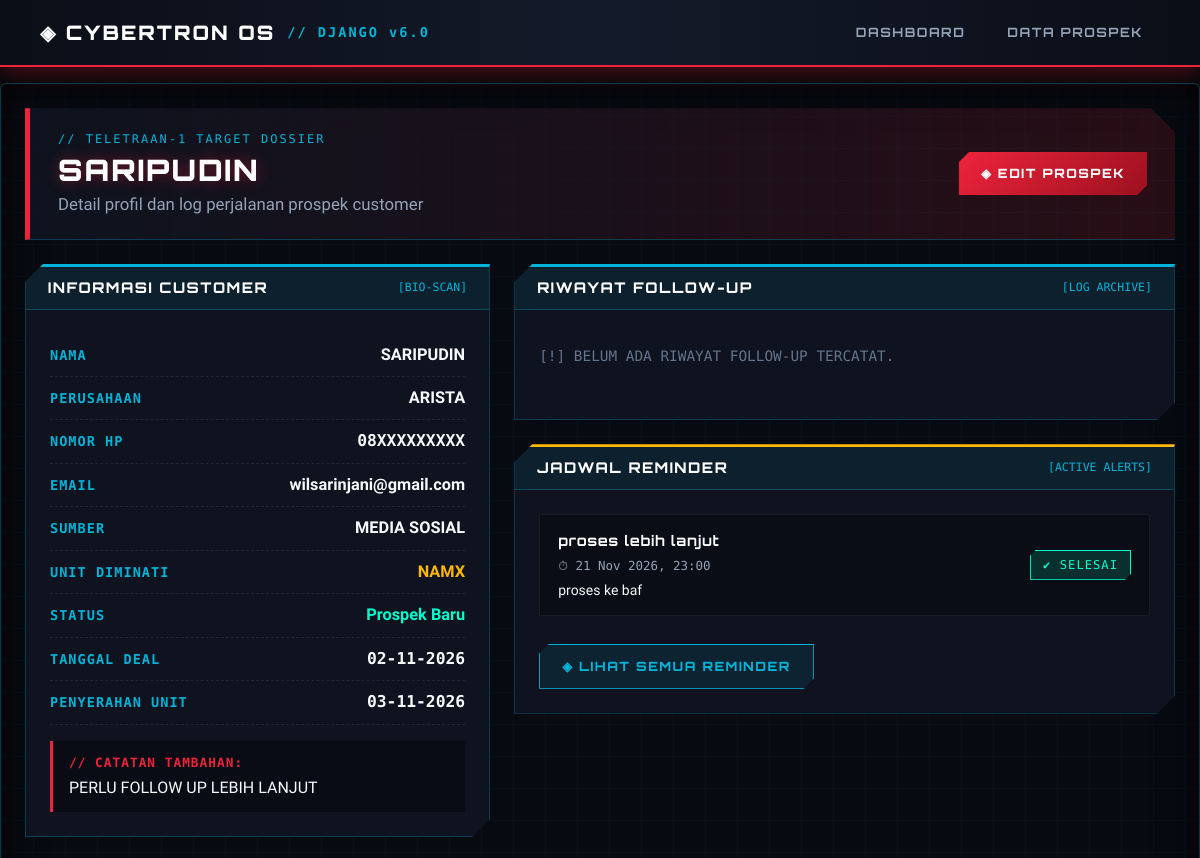
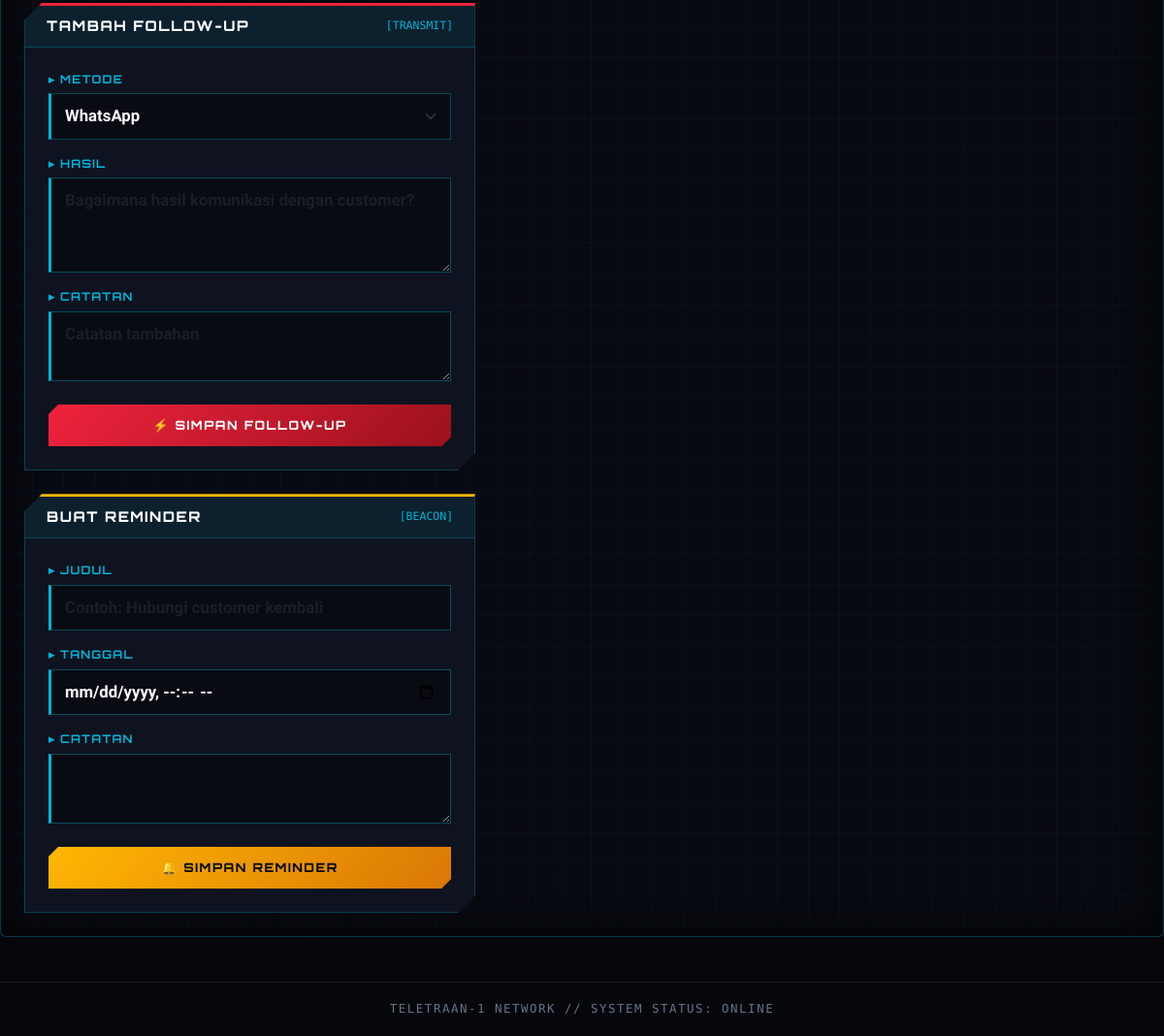
The app's page /prospek/detail/1/ with its own data (2 pictures, top to bottom).
### prospek/models.py (models this page shows, shortened)
class Prospek(models.Model):
    STATUS_CHOICES = [
        ('Baru', 'Prospek Baru'),
        ('Dihubungi', 'Sudah Dihubungi'),
        ('Follow Up', 'Follow Up'),
        ('Potensial', 'Potensial'),
        ('Negosiasi', 'Negosiasi'),
        ('Deal', 'Deal'),
        ('Unit Diproses', 'Unit Diproses'),
        ('Diserahkan', 'Unit Diserahkan'),
        ('Tidak Berhasil', 'Tidak Berhasil'),
    ]
    nama = models.CharField(max_length=150)
    perusahaan = models.CharField(max_length=150, blank=True)
    nomor_hp = models.CharField(max_length=20, blank=True)
    email = models.EmailField(blank=True)
    sumber = models.CharField(max_length=100, blank=True)
    unit_diminati = models.CharField(
        max_length=150,
        blank=True,
        verbose_name='Unit yang diminati'
    )
    status = models.CharField(
        max_length=30,
        choices=STATUS_CHOICES,
        default='Baru'
    )
    catatan = models.TextField(blank=True)
    tanggal_deal = models.DateField(
        null=True,
        blank=True
    )
    tanggal_penyerahan = models.DateField(
        null=True,
        blank=True
    )
    created_at = models.DateTimeField(auto_now_add=True)
    updated_at = models.DateTimeField(auto_now=True)
    class Meta:
        ordering = ['-created_at']

class Reminder(models.Model):
    prospek = models.ForeignKey(
        Prospek,
        on_delete=models.CASCADE,
        related_name='reminders'
    )
    judul = models.CharField(max_length=150)
    tanggal = models.DateTimeField()
    catatan = models.TextField(blank=True)
    selesai = models.BooleanField(default=False)
    dibuat_pada = models.DateTimeField(auto_now_add=True)
    class Meta:
        ordering = ['tanggal']

### prospek/views.py (the view, shortened to what this page needs)
# urls.py: path('detail/<int:id>/', views.detail, name='detail'),
def detail(request, id):
    prospek = get_object_or_404(Prospek, id=id)
    riwayat = prospek.riwayat_followup.all()
    reminders = prospek.reminders.all()
    followup_form = FollowUpForm()
    reminder_form = ReminderForm()
    return render(request, 'prospek/detail.html', {
        'prospek': prospek,
        'riwayat': riwayat,
        'reminders': reminders,
        'followup_form': followup_form,
        'reminder_form': reminder_form,
    })

### prospek/forms.py
class FollowUpForm(forms.ModelForm):
    class Meta:
        model = FollowUp
        fields = ['metode', 'hasil', 'catatan']
        widgets = {
            'metode': forms.Select(attrs={
                'class': 'form-select'
            }),
            'hasil': forms.Textarea(attrs={
                'class': 'form-control',
                'rows': 3,
                'placeholder': 'Bagaimana hasil komunikasi dengan customer?'
            }),
            'catatan': forms.Textarea(attrs={
                'class': 'form-control',
                'rows': 2,
                'placeholder': 'Catatan tambahan'
            }),
        }

class ReminderForm(forms.ModelForm):
    tanggal = forms.DateTimeField(
        input_formats=['%Y-%m-%dT%H:%M'],
        widget=forms.DateTimeInput(
            attrs={
                'class': 'form-control',
                'type': 'datetime-local'
            },
            format='%Y-%m-%dT%H:%M'
        )
    )
    class Meta:
        model = Reminder
        fields = ['judul', 'tanggal', 'catatan']
        widgets = {
            'judul': forms.TextInput(attrs={
                'class': 'form-control',
                'placeholder': 'Contoh: Hubungi customer kembali'
            }),
            'catatan': forms.Textarea(attrs={
                'class': 'form-control',
                'rows': 2
            }),
        }

### templates/prospek/detail.html (shortened to what this page needs)
{% extends 'base.html' %}
{% block content %}
<div class="container-fluid py-4 px-4 cyber-detail-wrapper">
    <div class="d-flex flex-wrap justify-content-between align-items-center gap-3 mb-4 cyber-dossier-header">
        <div>
            <span class="cyber-tag">// TELETRAAN-1 TARGET DOSSIER</span>
            <h2>{{ prospek.nama }}</h2>
            <p>Detail profil dan log perjalanan prospek customer</p>
        </div>
        <a href="{% url 'prospek:edit' prospek.id %}" class="btn-cyber-red">
            ◈ Edit Prospek
        </a>
    </div>
    <div class="row g-4">
        <div class="col-lg-5">
            <div class="cyber-panel mb-4">
                <div class="cyber-panel-head">
                    <h5>Informasi Customer</h5>
                    <span>[BIO-SCAN]</span>
                </div>
                <div class="cyber-panel-body">
                    <div class="info-row">
                        <strong>Nama</strong>
                        <span>{{ prospek.nama }}</span>
                    </div>
                    <div class="info-row">
                        <strong>Perusahaan</strong>
                        <span>{{ prospek.perusahaan|default:"-" }}</span>
                    </div>
                    <div class="info-row">
                        <strong>Nomor HP</strong>
                        <span style="font-family: 'Share Tech Mono', monospace;">{{ prospek.nomor_hp|default:"-" }}</span>
                    </div>
                    <div class="info-row">
                        <strong>Email</strong>
                        <span>{{ prospek.email|default:"-" }}</span>
                    </div>
                    <div class="info-row">
                        <strong>Sumber</strong>
                        <span>{{ prospek.sumber|default:"-" }}</span>
                    </div>
                    <div class="info-row">
                        <strong>Unit Diminati</strong>
                        <span style="color: var(--cb-gold);">{{ prospek.unit_diminati|default:"-" }}</span>
                    </div>
                    <div class="info-row">
                        <strong>Status</strong>
                        <span style="color: var(--cb-green);">{{ prospek.get_status_display }}</span>
                    </div>
                    <div class="info-row">
                        <strong>Tanggal Deal</strong>
                        <span style="font-family: 'Share Tech Mono', monospace;">{{ prospek.tanggal_deal|date:"d-m-Y"|default:"-" }}</span>
                    </div>
                    <div class="info-row">
                        <strong>Penyerahan Unit</strong>
                        <span style="font-family: 'Share Tech Mono', monospace;">{{ prospek.tanggal_penyerahan|date:"d-m-Y"|default:"-" }}</span>
                    </div>
                    <div class="cyber-notes-box">
                        <strong>// CATATAN TAMBAHAN:</strong>
                        <p class="mb-0 text-light">{{ prospek.catatan|default:"Belum ada catatan." }}</p>
                    </div>
                </div>
            </div>
            <div class="cyber-panel accent-red mb-4">
                <div class="cyber-panel-head">
                    <h5>Tambah Follow-up</h5>
                    <span>[TRANSMIT]</span>
                </div>
                <div class="cyber-panel-body">
                    <form method="POST">
                        {% for field in followup_form %}
                            <div class="mb-3 cyber-field">
                                <label>▸ {{ field.label }}</label>
                                {{ field }}
                            </div>
                        {% endfor %}
                        <button class="btn-cyber-red w-100 mt-2">
                            ⚡ Simpan Follow-up
                        </button>
                    </form>
                </div>
            </div>
            <div class="cyber-panel accent-gold">
                <div class="cyber-panel-head">
                    <h5>Buat Reminder</h5>
                    <span>[BEACON]</span>
                </div>
                <div class="cyber-panel-body">
                    <form method="POST">
                        {% for field in reminder_form %}
                            <div class="mb-3 cyber-field">
                                <label>▸ {{ field.label }}</label>
                                {{ field }}
                            </div>
                        {% endfor %}
                        <button class="btn-cyber-gold w-100 mt-2">
                            🔔 Simpan Reminder
                        </button>
                    </form>
                </div>
            </div>
        </div>
        <div class="col-lg-7">
            <div class="cyber-panel mb-4">
                <div class="cyber-panel-head">
                    <h5>Riwayat Follow-up</h5>
                    <span>[LOG ARCHIVE]</span>
                </div>
                <div class="cyber-panel-body">
                    {% for item in riwayat %}
                        <div class="cyber-timeline-item">
                            <div class="d-flex justify-content-between align-items-center">
                                <span class="timeline-method">◈ {{ item.metode }}</span>
                                <span class="timeline-date">{{ item.tanggal|date:"d M Y, H:i" }}</span>
                            </div>
                            <p class="mt-2 mb-1 text-light" style="font-size: 1.05rem;">{{ item.hasil }}</p>
                            {% if item.catatan %}
                                <small style="color: #94a3b8; font-family: 'Share Tech Mono', monospace;">// {{ item.catatan }}</small>
                            {% endif %}
                        </div>
                    {% empty %}
                        <p class="cyber-empty-text">[!] BELUM ADA RIWAYAT FOLLOW-UP TERCATAT.</p>
                    {% endfor %}
                </div>
            </div>
            <div class="cyber-panel accent-gold">
                <div class="cyber-panel-head">
                    <h5>Jadwal Reminder</h5>
                    <span>[ACTIVE ALERTS]</span>
                </div>
                <div class="cyber-panel-body">
                    {% for reminder in reminders %}
                        <div class="cyber-reminder-item">
                            <div>
                                <strong>{{ reminder.judul }}</strong>
                                <div class="timeline-date mt-1">
                                    ⏱ {{ reminder.tanggal|date:"d M Y, H:i" }}
                                </div>
                                {% if reminder.catatan %}
                                    <small class="text-light d-block mt-1">{{ reminder.catatan }}</small>
                                {% endif %}
                            </div>
                            {% if reminder.selesai %}
                                <span class="cyber-badge badge-done">✔ Selesai</span>
                            {% elif reminder.terlambat %}
                                <span class="cyber-badge badge-late">⚠ Terlambat</span>
                            {% else %}
                                <span class="cyber-badge badge-wait">⏳ Menunggu</span>
                            {% endif %}
                        </div>
                    {% empty %}
                        <p class="cyber-empty-text">[!] BELUM ADA JADWAL REMINDER AKTIF.</p>
                    {% endfor %}
                    <a href="{% url 'prospek:reminder' %}" class="btn-cyber-outline mt-3">
                        ◈ Lihat Semua Reminder
                    </a>
                </div>
            </div>
        </div>
    </div>
</div>
{% endblock %}

### templates/base.html (shortened to what this page needs)
<!DOCTYPE html>
<html lang="id">
<head>
    <link href="https://cdn.jsdelivr.net/npm/bootstrap@5.3.3/dist/css/bootstrap.min.css" rel="stylesheet">
</head>
<body>
    <nav class="navbar navbar-expand-lg cyber-navbar">
        <div class="container-fluid">
            <a class="cyber-brand" href="/">
                ◈ CYBERTRON OS <span>// DJANGO v6.0</span>
            </a>
            <div class="d-flex gap-2">
                <a class="nav-link cyber-nav-link" href="/">Dashboard</a>
                <a class="nav-link cyber-nav-link" href="{% url 'prospek:index' %}">Data Prospek</a>
            </div>
        </div>
    </nav>
    <main class="py-3">
        {% block content %}
        {% endblock %}
    </main>
    <footer class="cyber-footer">
        TELETRAAN-1 NETWORK // SYSTEM STATUS: ONLINE
    </footer>
</body>
</html>

### templates/base.html (style rules this page uses)
body { background-color: #05070a; color: #f8fafc; font-family: 'Rajdhani', sans-serif; min-height: 100vh; margin: 0; }
.cyber-navbar { background: linear-gradient(90deg, #0a0e17 0%, #131a29 50%, #0a0e17 100%); border-bottom: 2px solid #ef233c; box-shadow: 0 4px 25px rgba(239, 35, 60, 0.35); padding: 14px 28px; }
.cyber-brand { font-family: 'Orbitron', sans-serif; font-weight: 900; font-size: 1.25rem; letter-spacing: 2px; color: #ffffff !important; text-decoration: none; display: flex; align-items: center; gap: 12px; }
.cyber-brand span { color: #00b4d8; font-size: 0.85rem; font-family: 'Share Tech Mono', monospace; }
.cyber-nav-link { font-family: 'Orbitron', sans-serif; font-size: 0.8rem; font-weight: 700; letter-spacing: 1.5px; color: #94a3b8 !important; text-transform: uppercase; padding: 8px 16px !important; border: 1px solid transparent; transition: all 0.25s ease; }
.cyber-footer { text-align: center; padding: 18px; margin-top: 30px; border-top: 1px solid rgba(255, 255, 255, 0.08); font-family: 'Share Tech Mono', monospace; font-size: 0.78rem; color: #64748b; letter-spacing: 1.5px; }

### records on screen
Prospek: nama "SARIPUDIN", perusahaan "ARISTA", nomor_hp "08XXXXXXXXX", email "wilsarinjani@gmail.com", sumber "MEDIA SOSIAL", unit_diminati "NAMX", status "Prospek Baru", tanggal_deal "02-11-2026", tanggal_penyerahan "03-11-2026", catatan "PERLU FOLLOW UP LEBIH LANJUT"
Reminder: judul "proses lebih lanjut", tanggal "21 Nov 2026, 23:00", catatan "proses ke baf", selesai "✔ SELESAI"

### other values on screen
{{ field.label }} "METODE" "HASIL" "CATATAN"
{{ field.label }} "JUDUL" "TANGGAL" "CATATAN"
